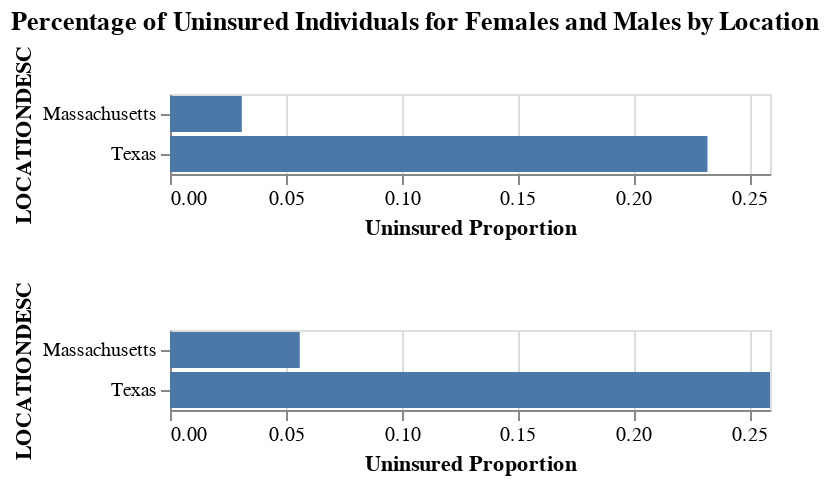

Notebook cell for this chart:
### Markdown cell above
`facet_2` displays bars for uninsurance rate by location and sex, with the `MALE_UNINSURED` values being  greater than the corresponding `FEMALE_UNINSURED` value for both states.

### Code cell
facet_2 = alt.Chart(total_data_focus).mark_bar().encode(
    alt.Y("LOCATIONDESC:N"),
    alt.X(alt.repeat('row'), 
          type='quantitative', 
          title='Uninsured Proportion',
          scale=alt.Scale(domain=[0,max(total_data_focus['FEMALE_UNINSURED'].max(), total_data_focus['MALE_UNINSURED'].max())])
         )
).repeat(
  row=['FEMALE_UNINSURED', 'MALE_UNINSURED',]
).properties(
    title="Percentage of Uninsured Individuals for Females and Males by Location"
)
facet_2

### Figure 1 — Vega-Lite specification as saved in the notebook (floating-point values rounded to 4 significant figures)
{"config": {"view": {"continuousWidth": 300, "continuousHeight": 300}}, "repeat": {"row": ["FEMALE_UNINSURED", "MALE_UNINSURED"]}, "spec": {"data": {"name": "data-eac2a8d9bfd4805ff5e9f19aa0a69932"}, "mark": {"type": "bar"}, "encoding": {"x": {"field": {"repeat": "row"}, "scale": {"domain": [0, 0.259]}, "title": "Uninsured Proportion", "type": "quantitative"}, "y": {"field": "LOCATIONDESC", "type": "nominal"}}}, "title": "Percentage of Uninsured Individuals for Females and Males by Location", "$schema": "https://vega.github.io/schema/vega-lite/v5.8.0.json", "datasets": {"data-eac2a8d9bfd4805ff5e9f19aa0a69932": [{"LOCATIONDESC": "Texas", "FRAC_F": 0.3364, "CHD_DEATHS": 85.9, "CHD_DEATHS_F": 28.89, "CHD_DEATHS_M": 57.01, "CHDPROP": 0.000859, "CHDPROP_F": 0.0002889, "CHDPROP_M": 0.0005701, "ALL_UNINSURED": 0.245, "FEMALE_UNINSURED": 0.232, "MALE_UNINSURED": 0.259}, {"LOCATIONDESC": "Massachusetts", "FRAC_F": 0.3104, "CHD_DEATHS": 51.1, "CHD_DEATHS_F": 15.86, "CHD_DEATHS_M": 35.24, "CHDPROP": 0.000511, "CHDPROP_F": 0.0001586, "CHDPROP_M": 0.0003524, "ALL_UNINSURED": 0.044, "FEMALE_UNINSURED": 0.031, "MALE_UNINSURED": 0.056}]}}
